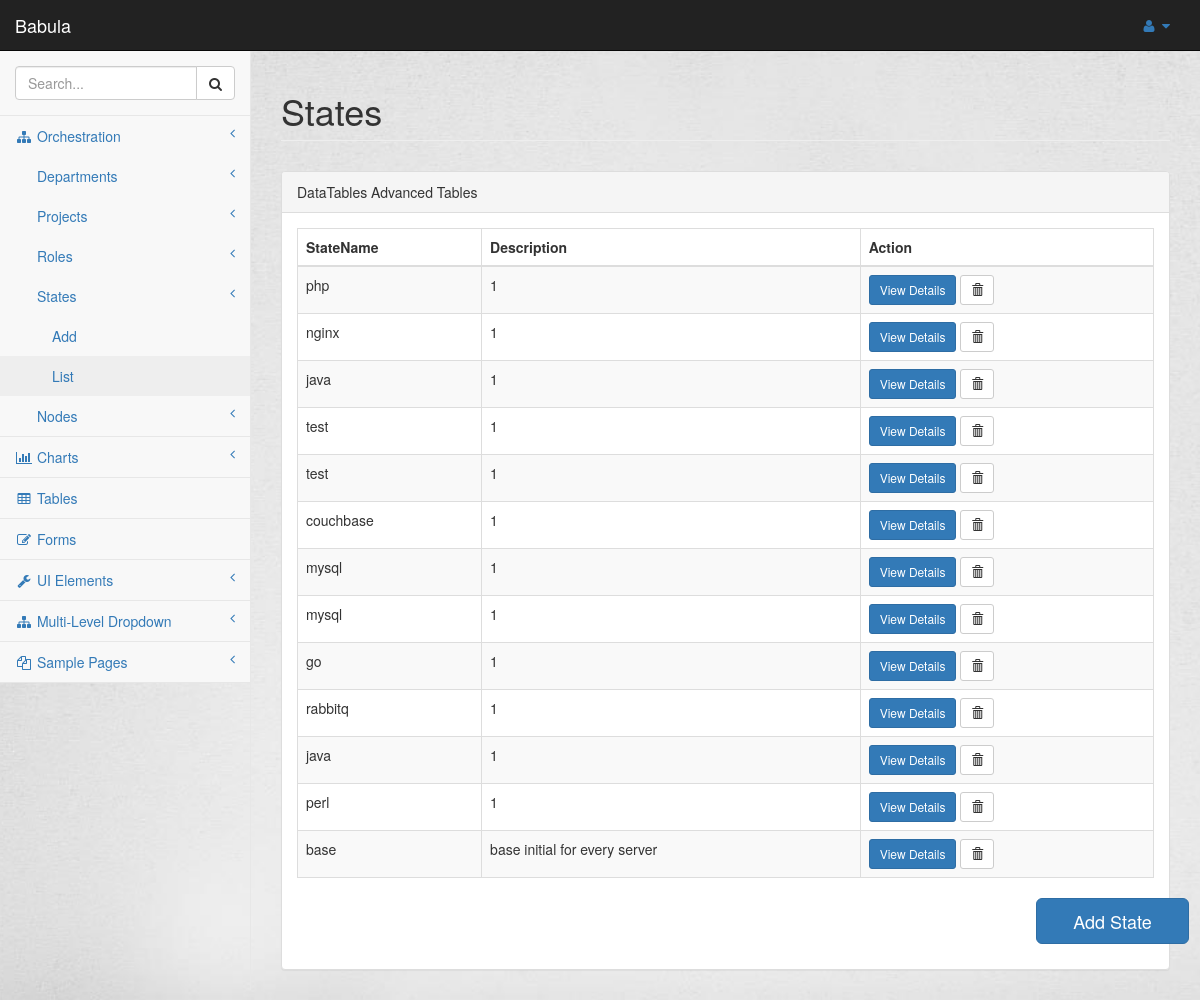
The page /orchestration/index/state/ on the database as committed earlier.
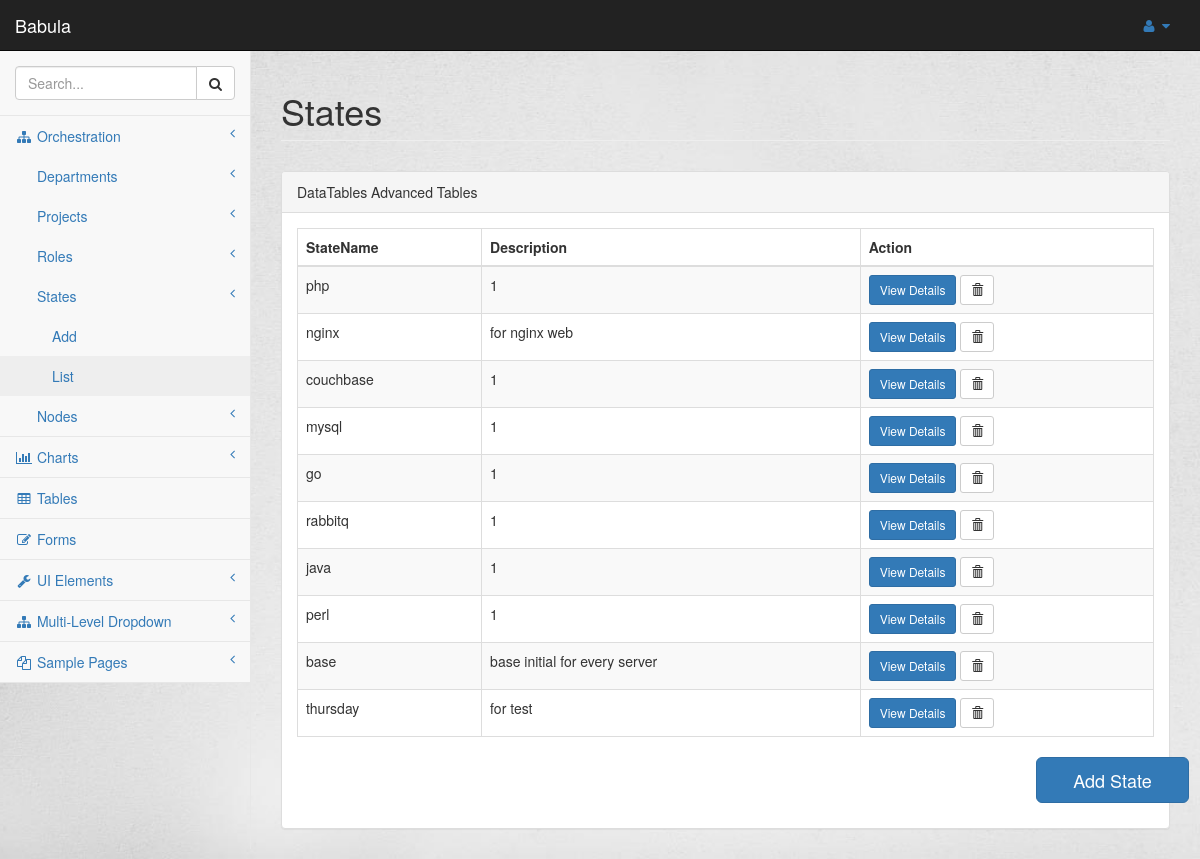
The same page on the database as committed later.
### orchestration/models.py (models this page shows, shortened)
class State(models.Model):
    statename = models.CharField(max_length=100)
    owner = models.CharField(max_length=100)
    description = models.TextField(max_length=100)
    statefunction =  models.TextField()
    class Meta:
        ordering = ('id',)

### orchestration/views.py (the view)
class StateIndexView(generic.ListView):
    template_name = 'orchestration/stateindex.html'
    def get_queryset(self):
        return State.objects.all()

### orchestration/templates/orchestration/stateindex.html (shortened to what this page needs)
{% extends 'orchestration/base.html' %}
{% block body %}
<div id="page-wrapper" class="maincontent">
    <div class="row">
        <div class="col-lg-12">
            <h1 class="page-header">States</h1>
        </div>
    </div>
    <div class="row">
        <div class="col-lg-12">
            <div class="panel panel-default">
                <div class="panel-heading">
                    DataTables Advanced Tables
                </div>
                <div class="panel-body">
                    <table width="100%" class="table table-striped table-bordered table-hover" id="dataTables-example">
                        <thead>
                        <tr>
                            <th>StateName</th>
                            <th>Description</th>
                            <th>Action</th>
                        </tr>
                        </thead>
                        <tbody>
                        {% if object_list %}
                        {% for object in object_list %}
                        <tr class="odd gradeX">
                            <td>{{object.statename}}</td>
                            <td>{{object.description}}</td>
                            <td class="center"><a href="{% url 'orchestration:statedetail' object.id%}"
                                                  class="btn btn-primary btn-sm" role="button">View Details</a>
                                <form action="{%url 'orchestration:deletestate' object.id %}" method="post" style="display: inline;">
                                    <button type="submit" class="btn btn-default btn-sm">
                                        <span class="glyphicon glyphicon-trash"></span>
                                    </button>
                                </form>
                            </td>
                        </tr>
                        {% endfor %}
                        {% endif %}
                        </tbody>
                    </table>
                    <div class="row">
                        <div class="col-lg-2 col-lg-offset-10">
                            <a href="{% url 'orchestration:addstate'%}" class="btn btn-primary btn-lg" role="button">&nbsp&nbsp&nbsp&nbspAdd
                                State&nbsp&nbsp&nbsp&nbsp</a>
                        </div>
                    </div>
                </div>
            </div>
        </div>
    </div>
    {% endblock %}

### orchestration/templates/orchestration/base.html (shortened to what this page needs)
<!DOCTYPE html>
<html lang="en">
<head>
    {% load staticfiles %}
    <link href="/static/orchestration/vendor/bootstrap/css/bootstrap.min.css" rel="stylesheet">
    <link href="/static/orchestration/vendor/metisMenu/metisMenu.min.css" rel="stylesheet">
    <link href="/static/orchestration/dist/css/sb-admin-2.css" rel="stylesheet">
    <link href="/static/orchestration/vendor/datatables-plugins/dataTables.bootstrap.css" rel="stylesheet">
    <link href="/static/orchestration/vendor/datatables-responsive/dataTables.responsive.css" rel="stylesheet">
    <link href="/static/orchestration/vendor/morrisjs/morris.css" rel="stylesheet">
    <link href="/static/orchestration/vendor/font-awesome/css/font-awesome.min.css" rel="stylesheet" type="text/css">
    <link href="/static/orchestration/dist/css/sb-admin-2.css" rel="stylesheet">
    <link rel="stylesheet" type="text/css" href="{% static 'orchestration/style.css' %}"/>
</head>
<body>
<div id="wrapper">
    <nav class="navbar  navbar-inverse navbar-default navbar-static-top" role="navigation" style="margin-bottom: 0">
        <div class="navbar-header">
            <a class="navbar-brand" href="{% url 'orchestration:deptindex' %}">Babula</a>
        </div>
        <ul class="nav navbar-top-links navbar-right">
            <li class="dropdown">
                <a class="dropdown-toggle" data-toggle="dropdown" href="#">
                    <i class="fa fa-user fa-fw"></i> <i class="fa fa-caret-down"></i>
                </a>
            </li>
        </ul>
        <div class="navbar-default sidebar" role="navigation">
            <div class="sidebar-nav navbar-collapse">
                <ul class="nav" id="side-menu">
                    <li class="sidebar-search">
                        <div class="input-group custom-search-form">
                            <input type="text" class="form-control" placeholder="Search...">
                            <span class="input-group-btn">
                                <button class="btn btn-default" type="button">
                                    <i class="fa fa-search"></i>
                                </button>
                            </span>
                        </div>
                    </li>
                    <li>
                        <a href="#"><i class="fa fa-sitemap fa-fw"></i> Orchestration<span class="fa arrow"></span></a>
                        <ul class="nav nav-second-level">
                            <li>
                                <a href="#">Departments<span class="fa arrow"></span></a>
                            </li>
                            <li>
                                <a href="#">Projects<span class="fa arrow"></span></a>
                            </li>
                            <li>
                                <a href="#">Roles<span class="fa arrow"></span></a>
                            </li>
                            <li>
                                <a href="#">States<span class="fa arrow"></span></a>
                                <ul class="nav nav-third-level">
                                    <li>
                                        <a href="/orchestration/add/state">Add</a>
                                    </li>
                                    <li>
                                        <a href="{% url 'orchestration:stateindex' %}">List</a>
                                    </li>
                                </ul>
                            </li>
                            <li>
                                <a href="#">Nodes<span class="fa arrow"></span></a>
                            </li>
                        </ul>
                    </li>
                    <li>
                        <a href="#"><i class="fa fa-bar-chart-o fa-fw"></i> Charts<span class="fa arrow"></span></a>
                    </li>
                    <li>
                        <a href="tables.html"><i class="fa fa-table fa-fw"></i> Tables</a>
                    </li>
                    <li>
                        <a href="forms.html"><i class="fa fa-edit fa-fw"></i> Forms</a>
                    </li>
                    <li>
                        <a href="#"><i class="fa fa-wrench fa-fw"></i> UI Elements<span class="fa arrow"></span></a>
                    </li>
                    <li>
                        <a href="#"><i class="fa fa-sitemap fa-fw"></i> Multi-Level Dropdown<span
                                class="fa arrow"></span></a>
                    </li>
                    <li>
                        <a href="#"><i class="fa fa-files-o fa-fw"></i> Sample Pages<span class="fa arrow"></span></a>
                    </li>
                </ul>
            </div>
        </div>
    </nav>
    {% block body %}
    {% endblock %}
</div>
</body>
</html>

### orchestration/static/orchestration/style.css (style rules this page uses)
body { background: url("images/4.jpg") no-repeat center center fixed; -webkit-background-size: cover; -moz-background-size: cover; -o-background-size: cover; background-size: cover; }
.maincontent { background: url("images/4.jpg") no-repeat center center fixed; -webkit-background-size: cover; -moz-background-size: cover; -o-background-size: cover; background-size: cover; }
.row { margin-bottom: 10px; }

Rows that differ between the two databases and show on the page:
removed State: statename "java", description "1"
removed State: statename "test", description "1"
removed State: statename "test", description "1"
removed State: statename "mysql", description "1"
changed State "nginx": description "1" → "for nginx web"
added State: statename "thursday", description "for test"
